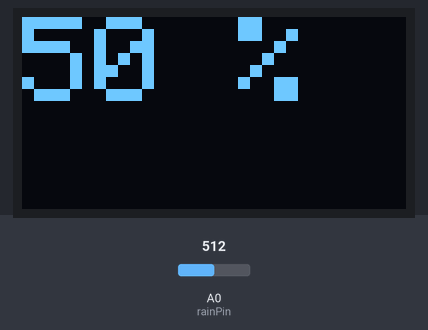
A sketch run on a simulated Arduino Uno, built with avr-gcc and run on an emulated ATmega328P. Shown: 128×64 one-colour display. The test bench sets the inputs (shaded band); at power-on: A0 (rainPin) = 512. What the sketch prints to the serial monitor is not drawn.

Above: at 1.2 s.
1.3 s: A0 (rainPin) set to 716
At 2.5 s:
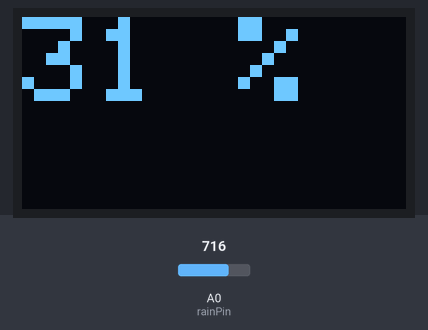
2.8 s: A0 (rainPin) set to 1023
At 4.0 s:
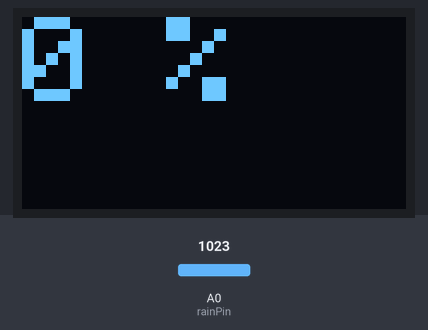
4.3 s: A0 (rainPin) set to 306
At 5.2 s:
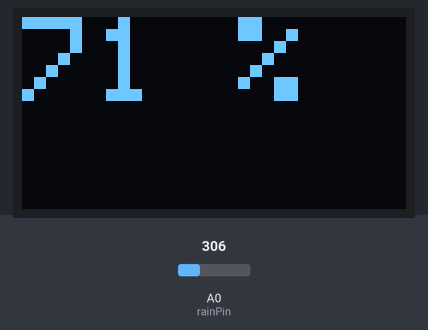
5.8 s: A0 (rainPin) set to 122
At 6.5 s:
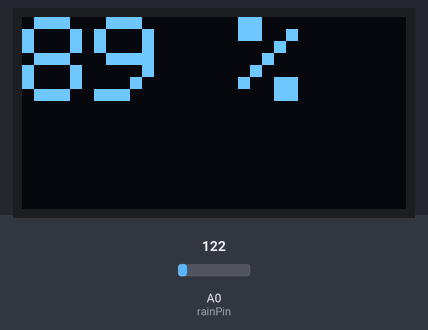
Timing chart, 0 to 8.3 s (numbered marks = the images above; inputs shaded):
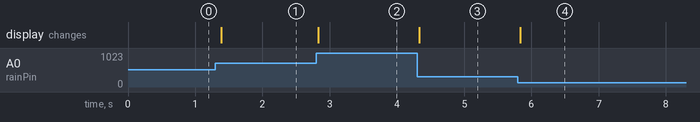

The sketch:

Arduino_Humidity_ESP_uno.ino
```cpp
// SCREEN Libraries
#include <SPI.h>
#include <Wire.h>
#include <Adafruit_GFX.h>
#include <Adafruit_SSD1306.h>
// SCREEN Declaration PINS: SCK = A5 , SDA = A4
#define OLED_RESET     4
Adafruit_SSD1306 display(OLED_RESET);
// SCREEN Declaration function show_t, function screen_setup
void show_t(int, String);
void screen_setup();


// Sensor Pin
int rainPin = A0;


// SETUP
void setup() {
  Serial.begin(115200);
  pinMode(rainPin, INPUT);
  // SCREEN setup
  screen_setup();
}

// LOOP
void loop() {
    // Read Seria for data from the senssor
    long low_humidity = analogRead(rainPin);
    int percent_of_humidity = 100-((low_humidity*100)/1023);
    show_t(4, String(percent_of_humidity)+" %");
    Serial.write(percent_of_humidity);
    delay(33);
}


// SCREEN function setup
void screen_setup() {
  display.begin(SSD1306_SWITCHCAPVCC, 0x3C);
  display.clearDisplay();
}
// SCREEN function show_t
void show_t(int text_size, String line1) {
  display.clearDisplay();
  display.setTextSize(text_size);
  display.setTextColor(WHITE);
  display.setCursor(0,0);
  display.println(line1);
  //display.println(line2);
  //display.println(line3);
  //display.println(line4);
  display.display();
}
```

Measured:
- after the input at 1.3 s, the display: changes after 0.08 s (image 1)
- after the input at 2.8 s, the display: changes at once (image 2)
- after the input at 4.3 s, the display: changes at once (image 3)
- after the input at 5.8 s, the display: changes at once (image 4)
